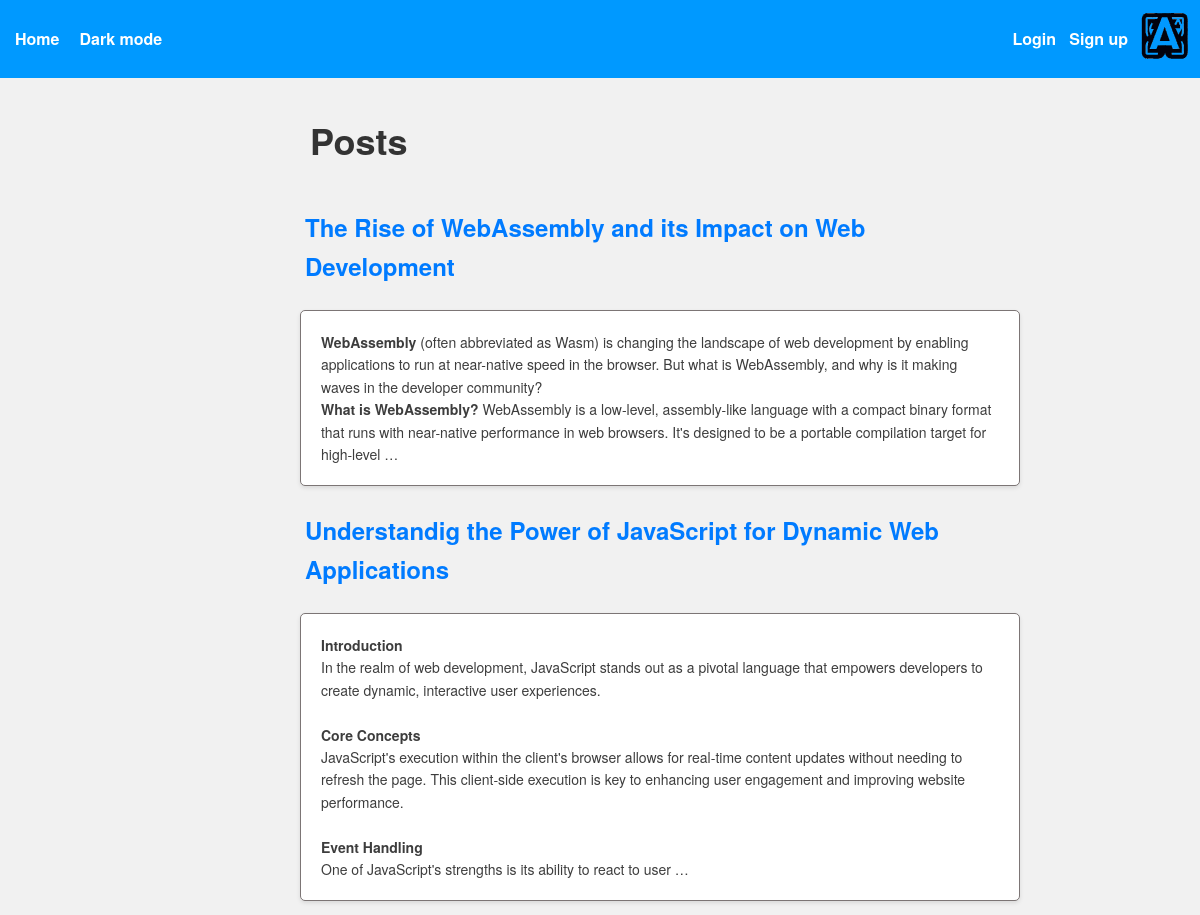
The page / on the database its author committed.
### posts/models.py (models this page shows, shortened)
class Post(models.Model):
    title = models.CharField(max_length=70, blank=False, null=False)
    content = models.TextField(max_length=2000, blank=False, null=False)
    created_at = models.DateTimeField(auto_now_add=True)
    updated_at = models.DateTimeField(auto_now=True)
    author = models.ForeignKey(User, on_delete=models.CASCADE)
    def content_html(self):
        return mark_safe(self.content)

### posts/views.py (the view)
# urls.py: path('', views.post_list, name='posts_list'),
def post_list(request):
    posts = Post.objects.all().annotate(short_content=Concat(
        Substr('content', 1, 200), V('...')))
    return render(request, 'posts/posts_list.html', {'posts': posts})

### templates/posts/posts_list.html (shortened to what this page needs)
<!doctype html>
<html lang="en">
  <head>
  </head>
  <body>
    {% extends "base.html" %} {% block content %}
    <h1>
      Posts
    </h1>
    {% for post in posts %}
    <h2><a href="{% url 'post_detail' pk=post.pk %}">{{ post.title }}</a></h2>
        <a href="{% url 'post_detail' pk=post.pk %}">
            <p class="post" style="background-color: white; color: #3d3d3d">
                {{ post.content_html|safe|truncatewords:70}}
            </p>
        </a>
    {% empty %}
    <p>No posts yet.</p>
    {% endfor %} {% endblock %}

### templates/base.html (style rules this page uses)
:root { --primary-color: #007bff; --secondary-color: #6c757d; --success-color: #28a745; --info-color: #17a2b8; --warning-color: #ffc107; --danger-color: #dc3545; --light-color: #f1f1f1; --dark-color: #333; --link-color: #007bff; --btn-hover-color: #ffd700; --link-hover-color: var(--btn-hover-color); --link-hover-text-decoration: none; --btn-primary-bg: #007bff; --btn-secondary-bg: #6c757d; --btn-info-bg: #17a2b8; --btn-success-bg: #28a745; --btn-warning-bg: #ffc107; --btn-danger-bg: #dc3545; --btn-link-color: #007bff; --btn-link-hover-color: #0056b3; --btn-padding-y: 0.75rem; --btn-padding-x: 1.5rem; --btn-font-size: 1rem; --btn-border-radius: 0.25rem; --input-padding-y: 0.75rem; --input-padding-x: 1.5rem; --input-font-size: 1rem; --input-border-radius: 0.25rem; --input-border-color: #ced4da; --input-border-color-focus: #80bdff; --input-box-shadow-focus: 0 0 0 0.2rem rgba(0, 123, 255, 0.25); --input-color: #495057; --input-bg: #fff; --input-bg-disabled: #e9ecef; --input-color-disabled: #6c757d; --input-bg-readonly: #e9ecef; --input-color-readonly: #495057; }
body { font-family: "Helvetica Neue", Helvetica, Arial, sans-serif; margin: 0; padding: 0; background-color: var(--light-color); color: var(--dark-color); line-height: 1.6; }
body.light-mode h1, body.light-mode h2, body.light-mode h3, body.light-mode h4, body.light-mode h5, body.light-mode h6, body.light-mode p { color: var(--dark-color); }
body.light-mode .post { background-color: var(--light-color); color: var(--dark-color); }
h1, h2, h3, h4, h5, h6 { color: var(--dark-color); margin-left: 25%; margin-right: 15%; }
h1 { font-size: 36px; padding: 10px; }
h2 { padding: 5px; }
p { font-size: 14px; margin-left: 5%; }
.post { background-color: var(--light-color); border: 1px solid #7c7575; padding: 20px; border-radius: 5px; box-shadow: 0 2px 4px rgba(0, 0, 0, 0.1); max-width: 800px; margin-left: 25%; margin-right: 15%; }
a { color: var(--link-color); text-decoration: none; }

### rows shown on the page
Post: title "The Rise of WebAssembly and its Impact on Web Development", content_html "WebAssembly (often abbreviated as Wasm) is changing the landscape of web development by enabling applications to run at near-native speed in the browser. But what is WebAssembly, and why is it making waves in the developer community? What is WebAssembly? WebAssembly is a low-level, assembly-like language with a compact binary format that runs with near-native performance in web browsers. It's designed to be a portable compilation target for high-level …"
Post: title "Understandig the Power of JavaScript for Dynamic Web Applications", content_html "Introduction In the realm of web development, JavaScript stands out as a pivotal language that empowers developers to create dynamic, interactive user experiences. Core Concepts JavaScript's execution within the client's browser allows for real-time content updates without needing to refresh the page. This client-side execution is key to enhancing user engagement and improving website performance. Event Handling One of JavaScript's strengths is its ability to react to user …"
